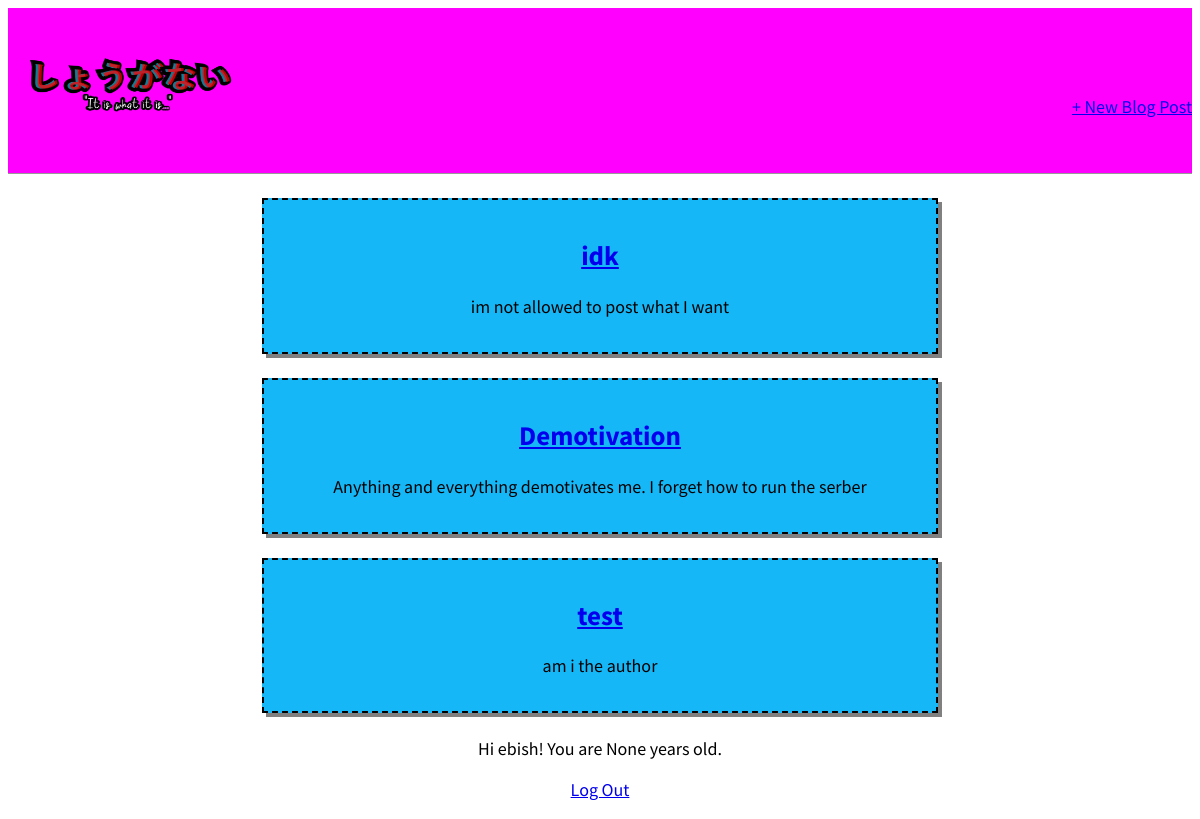
The app's page / (signed in) with its own data.
### Shougonai/models.py (models this page shows, shortened)
class Posts(models.Model):
    title = models.CharField(max_length=500)
    author = models.ForeignKey(
        'accounts.CustomUser',
        on_delete=models.CASCADE,
    )
    body = models.TextField()

### accounts/models.py (models this page shows)
class CustomUser(AbstractUser):
    age = models.PositiveIntegerField(null=True, blank=True)

### Shougonai/views.py (the view)
# urls.py: path('', BlogListView.as_view(), name='home'),
class BlogListView(LoginRequiredMixin, ListView):
    model = Posts
    template_name = 'home.html'

### templates/home.html
<!DOCTYPE html>
{% extends 'base.html' %}
{% block content %}
  {% for posts in object_list %}
    <div class="posts-entry">
        <h2><a href="{% url 'post_detail' posts.pk %}">{{ posts.title }}</a></h2>
        <p>{{ posts.body }}</p>
    </div>
   {% endfor %}
{% if user.is_authenticated %}
<p>Hi {{ user.username }}! You are {{ user.age }} years old.</p>
<p><a href="{% url 'logout' %}">Log Out</a></p>
{% else %}
<p>You are not logged in.</p>
<a href="{% url 'login' %}">Log In</a>
<a href="{% url 'login' %}">Sign Up</a>
{% endif %}
    {% endblock content %}

### static/css/base.css (style rules this page uses)
body { text-align: center; font-family: 'Source Sans Pro', sans-serif; font-size: 18px; background-color: white; }
.posts-entry { margin: 1.5rem auto; padding: 1rem; border-style: dashed; border-width: 2px; max-width: 40rem; background-color: rgb(22, 183, 247); box-shadow: 4px 4px grey; }

### records on screen
Posts: title "idk", body "im not allowed to post what I want"
Posts: title "Demotivation", body "Anything and everything demotivates me. I forget how to run the serber"
Posts: title "test", body "am i the author"
CustomUser: username "ebish", age "None"
